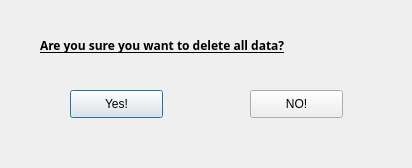
<?xml version="1.0" encoding="UTF-8"?>
<ui version="4.0">
 <class>Dialog</class>
 <widget class="QDialog" name="Dialog">
  <property name="geometry">
   <rect>
    <x>0</x>
    <y>0</y>
    <width>412</width>
    <height>168</height>
   </rect>
  </property>
  <property name="windowTitle">
   <string>Dialog</string>
  </property>
  <widget class="QLabel" name="warning">
   <property name="geometry">
    <rect>
     <x>40</x>
     <y>30</y>
     <width>331</width>
     <height>31</height>
    </rect>
   </property>
   <property name="font">
    <font>
     <family>Montserrat Black</family>
     <pointsize>9</pointsize>
     <weight>75</weight>
     <bold>true</bold>
     <underline>true</underline>
     <strikeout>false</strikeout>
    </font>
   </property>
   <property name="text">
    <string>Are you sure you want to delete all data?</string>
   </property>
  </widget>
  <widget class="QPushButton" name="yes">
   <property name="geometry">
    <rect>
     <x>70</x>
     <y>90</y>
     <width>93</width>
     <height>28</height>
    </rect>
   </property>
   <property name="text">
    <string>Yes!</string>
   </property>
  </widget>
  <widget class="QPushButton" name="no">
   <property name="geometry">
    <rect>
     <x>250</x>
     <y>90</y>
     <width>93</width>
     <height>28</height>
    </rect>
   </property>
   <property name="font">
    <font>
     <family>MS Shell Dlg 2</family>
     <weight>50</weight>
     <bold>false</bold>
    </font>
   </property>
   <property name="text">
    <string>NO!</string>
   </property>
  </widget>
 </widget>
 <resources/>
 <connections/>
</ui>
